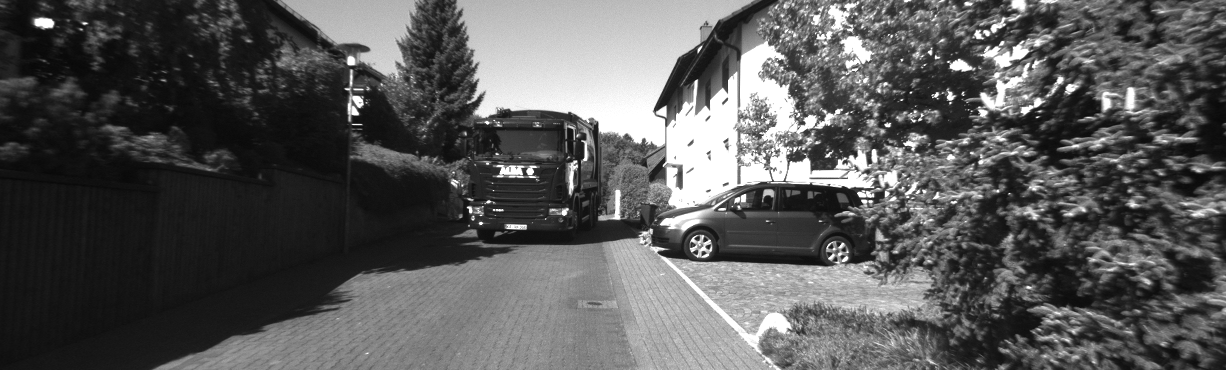
#> input picture data/seq157/000157_10.png, 1226 x 370 px
$ python -i bg_estimation.py   (imports and definitions only)
#> lines starting #> are read from the running program, lines starting #| are printed output that depends on the picture; after the words box and inside, x2 and y2 are one past the last pixel; in counts of white or black regions, pixels touching at a corner belong together
#> further down, picture is the input picture: shape (370, 1226, 3); min 8, max 255, mean 88.3
# -*- coding: utf-8 -*-
from paths import AICITY_DIR
import numpy as np
import cv2
import glob
import os
import matplotlib.pyplot as plt
from multiprocessing import Pool, Value

# Must test this
SIGMA_THR = 2.5  # number of standard deviations to define the background/foreground threshold
RHO = 0.01  # memory constant (to update background). The more static the background, the smaller this should be
ROI = True  # Use ROI
POSTPROC = True  # Morphological filtering to improve output detection
PREPROC = True  # Denoise input frame with median + gaussian filters
METHOD = 'adaptive'  # adaptive w. a single gaussian (e.g.: the background CAN be updated)


# [28 lines of commented-out code are left out]
class SingleGaussianBackgroundModel(object):

    # [49 lines left out: functions __init__, running_average, running_variance, not called in this run]

    def update_cumulative_frame(self, image):
        # Add current's frame value to accumulator
        self.sum += image

    # [107 lines left out: functions estimate_bg_single_gaussian, apply, read_frame_colourspace, not called in this run]


def apply_morphological_filters(image):
    # Threshold
    # Set values
    thr = 130
    max_val = 255
    ret, im_th = cv2.threshold(image, thr, max_val, cv2.THRESH_BINARY)
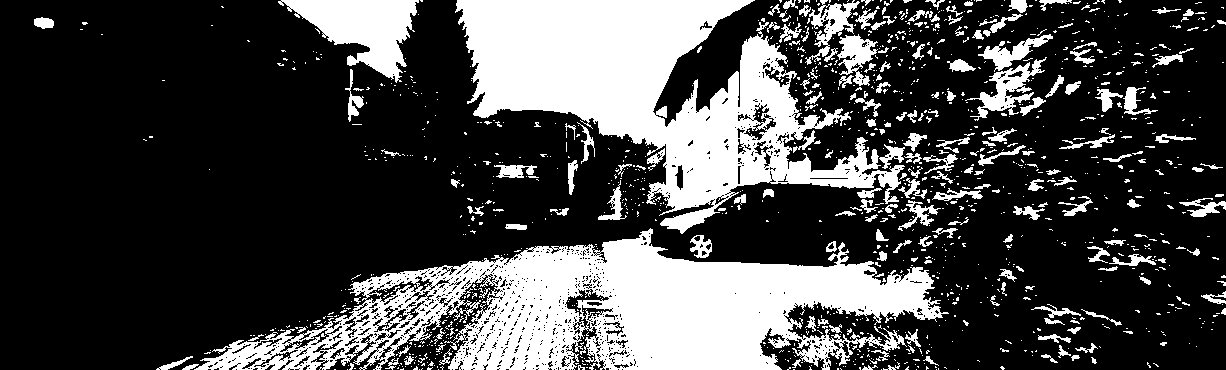
#> im_th: shape (370, 1226, 3); 27.8% white; 1264 white regions (1054 under 20 px), largest, box (x1, y1, x2, y2) and area: (194, 228, 949, 370) 50581, (455, 0, 905, 234) 44441, (278, 0, 419, 83) 5749
#> ret = 130
    kernel = cv2.getStructuringElement(cv2.MORPH_ELLIPSE, (4, 4))
    im_open = cv2.morphologyEx(im_th, cv2.MORPH_OPEN, kernel)
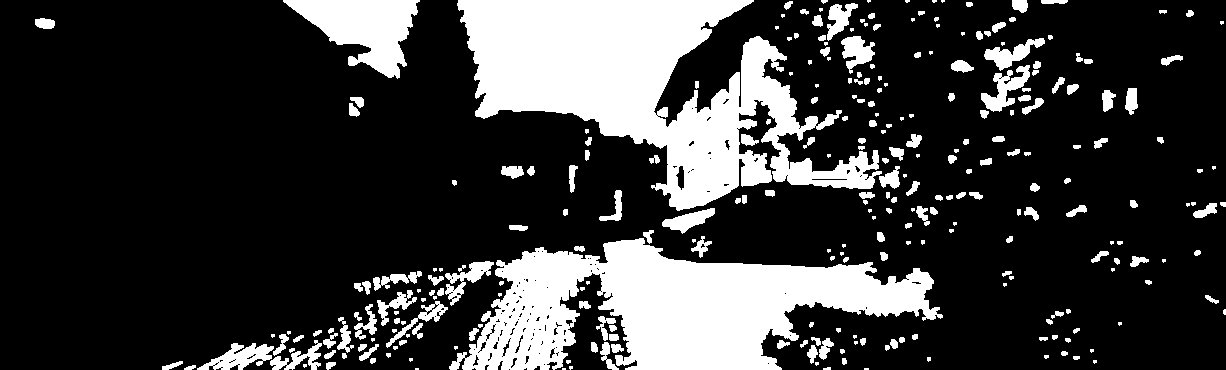
#> im_open: shape (370, 1226, 3); 22.6% white; 285 white regions (92 under 20 px), largest, box (x1, y1, x2, y2) and area: (457, 0, 882, 211) 41608, (449, 238, 943, 370) 34896, (283, 0, 420, 79) 5663
    kernel = cv2.getStructuringElement(cv2.MORPH_ELLIPSE, (10, 10))
    im_out = cv2.morphologyEx(im_open, cv2.MORPH_CLOSE, kernel)
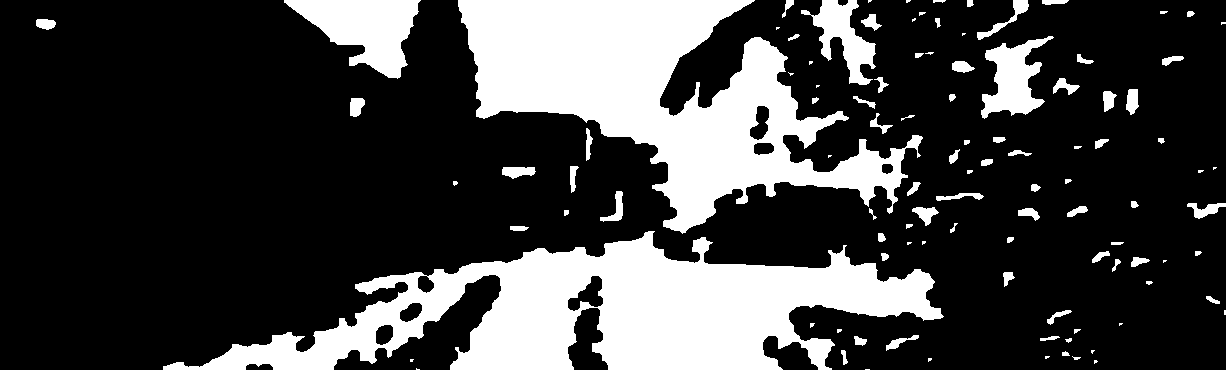
#> im_out: shape (370, 1226, 3); 25.4% white; 106 white regions (30 under 20 px), largest, box (x1, y1, x2, y2) and area: (163, 231, 944, 370) 49709, (458, 0, 923, 234) 46762, (284, 0, 421, 79) 5821

    return im_out


# from: https://www.learnopencv.com/filling-holes-in-an-image-using-opencv-python-c/
# [45 lines left out: functions hole_filling, denoise_frame, not called in this run]


# [36 lines not run here, left out]

>>> import cv2
>>> picture = cv2.imread('../data/seq157/000157_10.png')
>>> result = apply_morphological_filters(picture)

$ run again, on data/seq45/000045_10.png
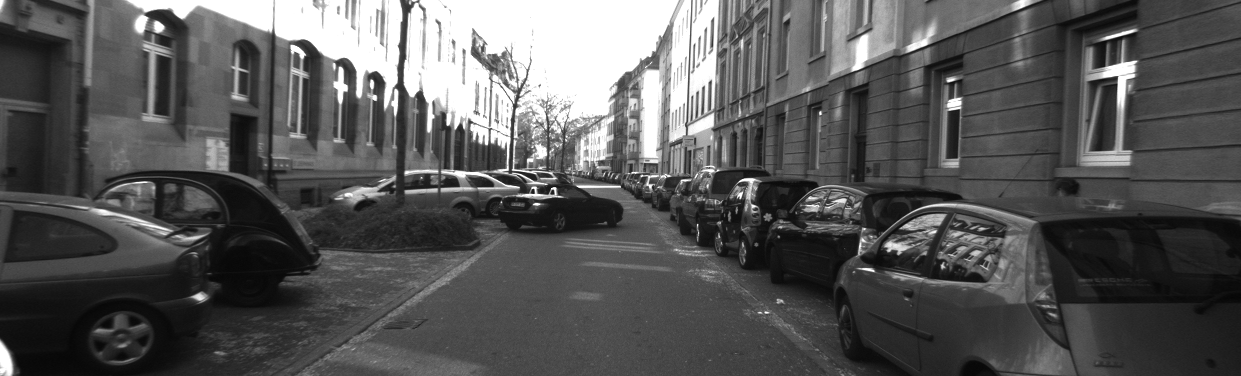
#> input picture data/seq45/000045_10.png, 1241 x 376 px
#> picture is the input picture: shape (376, 1241, 3); min 5, max 255, mean 87
#> in apply_morphological_filters, `ret, im_th = cv2.threshold(image, thr, max_val, cv2.THRESH_BINARY)`:
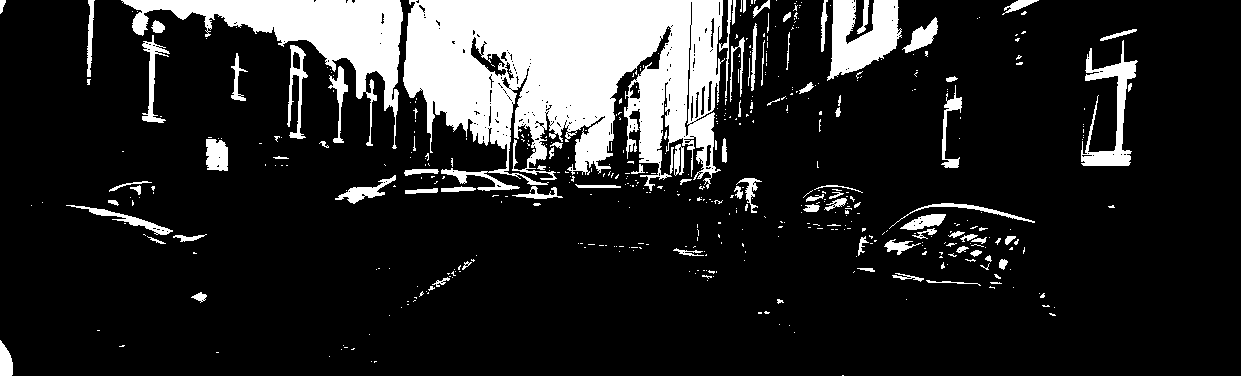
#> im_th: shape (376, 1241, 3); 15.7% white; 501 white regions (410 under 20 px), largest, box (x1, y1, x2, y2) and area: (403, 0, 725, 191) 41498, (121, 0, 403, 149) 11399, (827, 0, 902, 81) 3584
#> ret = 130
#> im_open: shape (376, 1241, 3); 13.7% white; 112 white regions (20 under 20 px), largest, box (x1, y1, x2, y2) and area: (404, 0, 724, 173) 37961, (124, 0, 404, 113) 11127, (831, 0, 899, 79) 3513
#> in apply_morphological_filters, `im_out = cv2.morphologyEx(im_open, cv2.MORPH_CLOSE, kernel)`:
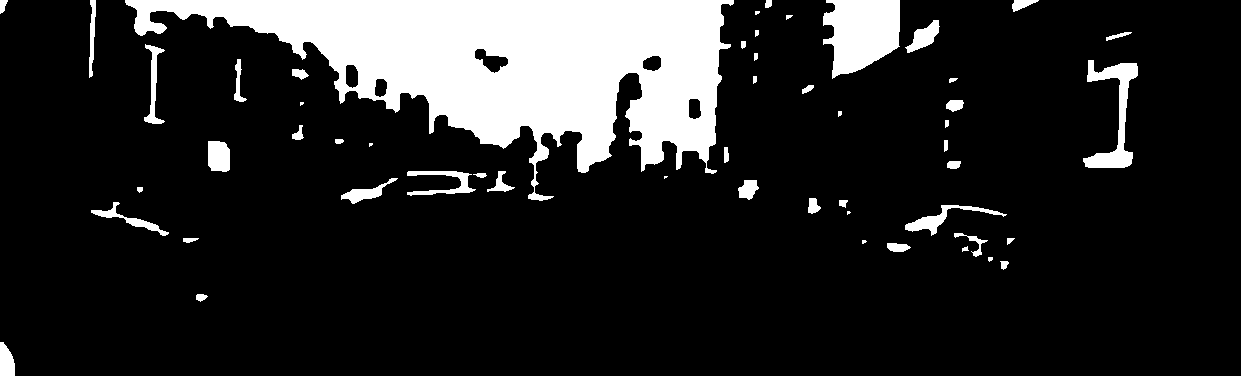
#> im_out: shape (376, 1241, 3); 14.9% white; 53 white regions (6 under 20 px), largest, box (x1, y1, x2, y2) and area: (125, 0, 734, 201) 55452, (823, 0, 900, 79) 4492, (1083, 60, 1138, 168) 1956
